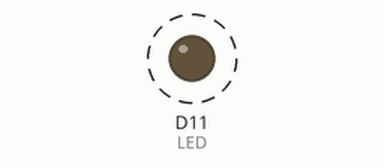
A sketch run on a simulated Arduino Due. Parts: output pins drawn as LEDs (lit = HIGH). Dashed ring = blinking. What the sketch prints to the serial monitor is not drawn.

Above: at 0.2 s.
Timing chart, 0 to 3.0 s (numbered marks = the images above):
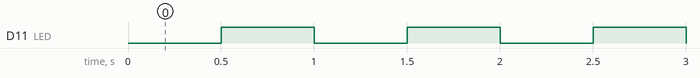

The sketch:

Int_timer_Due2.ino
```cpp
#include <DueTimer.h>

int LED = 11;
int state = LOW;

void blink() {
  state = !state;
  digitalWrite(LED, state);
  Serial.println("true");
}


void setup() {
  Serial.begin(9600);
  Serial.println("Testing Interrupt Timer Due:");
  pinMode(11, OUTPUT); // setup output

  // put your setup code here, to run once:
  Timer3.attachInterrupt(blink);
  Timer3.start(500000);
}

void loop() {
  // put your main code here, to run repeatedly:

}
```

Measured:
- by itself, D11 (LED): alternates HIGH for 0.50 s and LOW for 0.50 s
